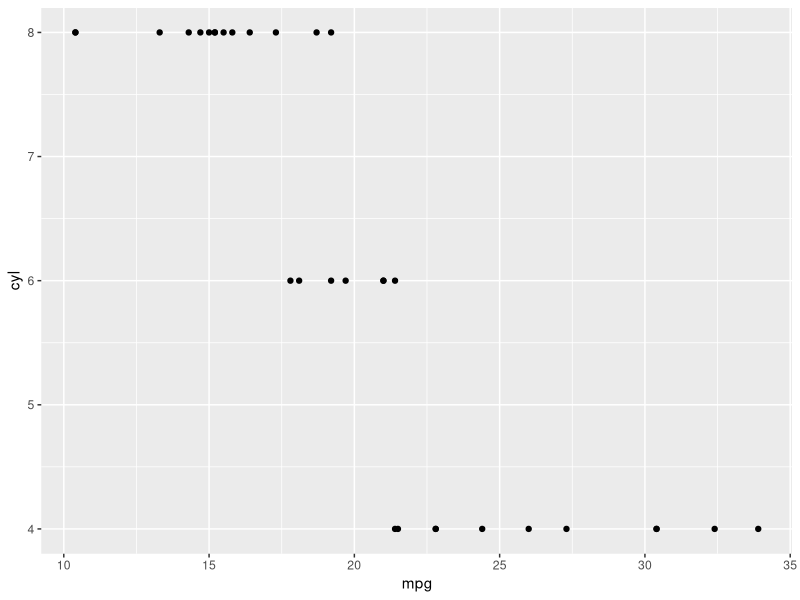

Here is the R script that generated this plot:
## ---- chunk 1

# You can set chunk options individually per code chunk, as was done with this
# code chunk.

# echo = FALSE           hides the code from the generated output
# warning = FALSE        hides warnings from the generated output
# message = FALSE        hides messages from the generated output

# To set the setting for all code chunks, use the following code:

knitr::opts_chunk$set(echo = FALSE, warning = FALSE, message = FALSE)

## ---- chunk 2
library(ggplot2)

## ---- chunk 3
# include plots automatically

ggplot(mtcars, aes(mpg, cyl)) +
  geom_point()

